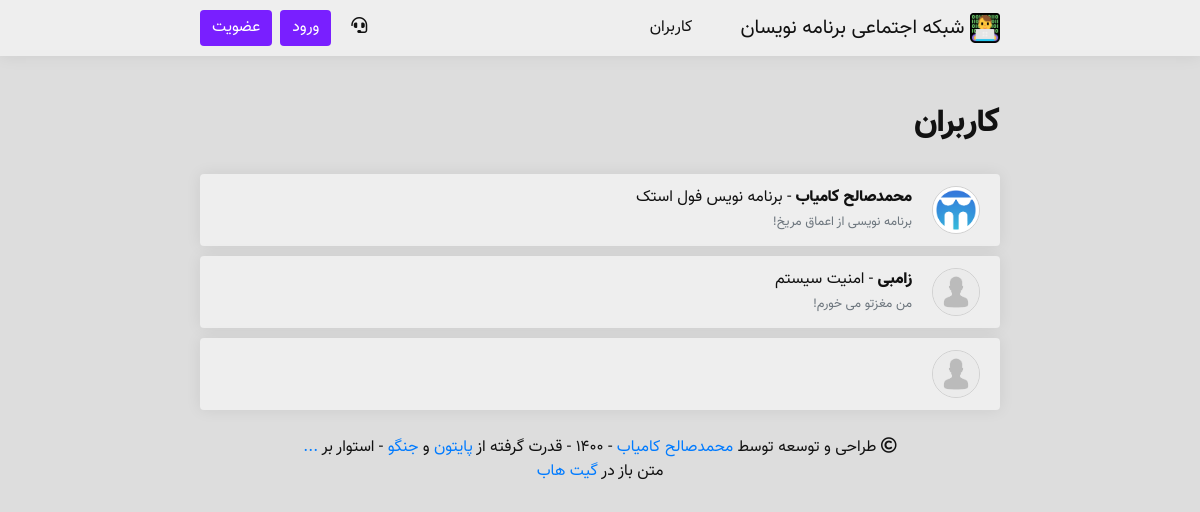
Before: /user/all/?page=1/ with the older database file.
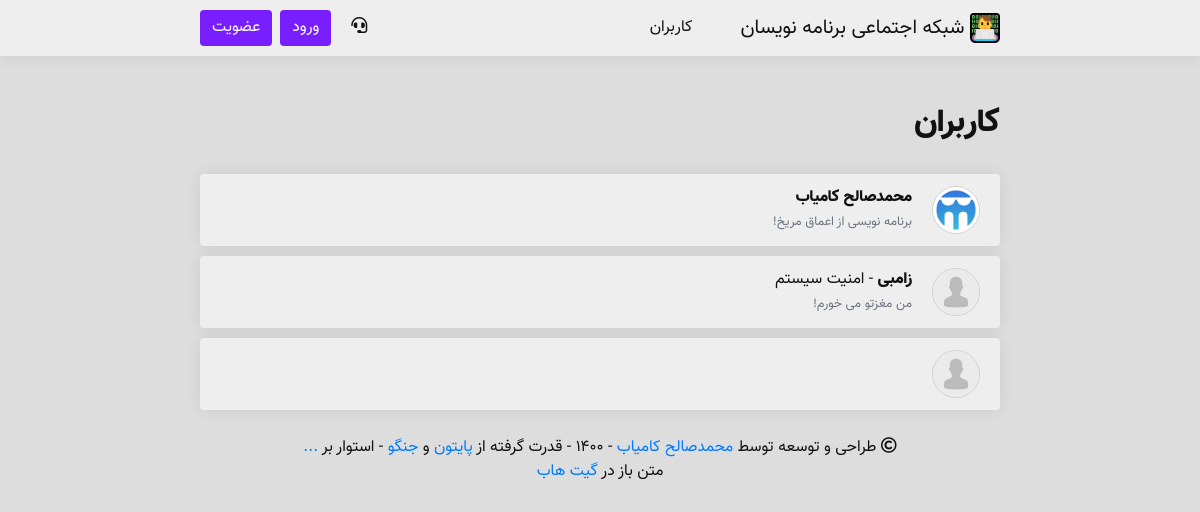
After: the same page with the newer database file.
### main/models.py (models this page shows, shortened)
class Person(models.Model):
    YEARS = []
    for year in range(1330, 1395):
        YEARS.append((str(year), str(year)),)
    YEARS = tuple(YEARS)
    user = models.OneToOneField(
        User,
        on_delete=models.CASCADE,
        null=True,
        verbose_name='کاربر'
    )
    username = models.CharField(
        max_length=50,
        verbose_name='نام کاربری'
    )
    avatar = models.ImageField(
        upload_to='avatars/',
        blank=True,
        verbose_name='آواتار'
    )
    name = models.CharField(
        max_length=50,
        verbose_name='نام'
    )
    public_email = models.CharField(
        max_length=100,
        null=True,
        blank=True,
        verbose_name='پست الکترونیک'
    )
    mobile = models.CharField(
        max_length=11,
        null=True,
        blank=True,
        verbose_name='شماره تماس'
    )
    description = models.CharField(
        max_length=200,
        null=True,
        blank=True,
        verbose_name='توضیحات'
    )
    year_of_born = models.CharField(
        max_length=4,
        choices=YEARS,
        null=True,
        blank=True,
        verbose_name='سال تولد'
    )
    gender = models.CharField(
        max_length=10,
        null=True,
        blank=True,
        verbose_name='جنسیت'
    )
    join_time = jmodels.jDateTimeField(
        default=timezone.now,
        verbose_name='زمان عضویت'
    )
    work = models.CharField(
        max_length=50,
        null=True,
        blank=True,
        verbose_name='تخصص'
    )
    skills = models.ManyToManyField(
        'Skill',
        blank=True,
        verbose_name='مهارت‌ها'
    )
    rezome = models.TextField(
        default='',
        null=True,
        blank=True,
        verbose_name='رزومه'
    )
    liked_posts = models.ManyToManyField(
        'Post',
        blank=True,
        verbose_name='لایک‌ها'
    )
    viewed_posts = models.ManyToManyField(
        'Post',
        related_name='views_post',
        blank=True,
        verbose_name='مطالب مشاهده شده'
    )
    following = models.ManyToManyField(
        'Person',
        blank=True,
        verbose_name='دنبال شوندگان'
    )
    len_following = models.CharField(
        max_length=10,
        default=0,
        verbose_name='تعداد دنبال شوندگان'
    )
    followers = models.ManyToManyField(
        'Person',
        related_name='folllowers',
        blank=True,
        verbose_name='دنبال کنندگان'
    )
    len_followers = models.CharField(
        max_length=10,
        default=0,
        verbose_name='تعداد دنبال کنندگان'
    )
    github = models.URLField(
        null=True,
        blank=True,
        verbose_name='گیت هاب'
    )
    gitlab = models.URLField(
        null=True,
        blank=True,
        verbose_name='گیت لب'
    )
    stackowerflow = models.URLField(
        null=True,
        blank=True,
        verbose_name='استک اورفلو'
    )
    linkedin = models.URLField(
        null=True,
        blank=True,
        verbose_name='لینکدین'
    )
    dev = models.URLField(
        null=True,
        blank=True,
        verbose_name='جامعه دِو'
    )
    website = models.URLField(
        null=True,
        blank=True,
        verbose_name='وبسایت'
    )
    class Meta:
        verbose_name = 'فرد'
        verbose_name_plural = 'افراد'

### persons/views.py (the view)
# urls.py: path('all/?page=<int:page>/', views.all_persons, name = 'all_persons'),
def all_persons(request, page):
    authenticated_user = get_authenticated_user(request)
    persons = Person.objects.all() # Get all persons
    paginate = Paginator(persons, 3)
    context = {
        'authenticated_user': authenticated_user,
        'new_notifications': get_new_notifications(authenticated_user),
        'persons': paginate.page(page),
        'current_url': str('/user/all/%3Fpage=1/').replace('/', '%2F'),
    }
    return render(request, 'person/list.html', context)

### main/functions.py (called while the page is built, shortened)
def get_authenticated_user(request):
    if request.user.is_authenticated:
        return Person.objects.get(username=request.user.username)
    return None

def get_new_notifications(authenticated_user):
    return 0

### media/template/person/list.html (shortened to what this page needs)
{% extends 'main.html' %}
{% load static %}
{% block body %}
<h2>کاربران</h2><br/>
<ul class="infinite-container" style="list-style-type: none; padding-right: 0;">
    {% for person in persons.object_list %}
        <li class="infinite-item">
            <div class="body  border-gray">
                <div style="display: table;">
                    <div style="display: inline-block;">
                        <a href="{% url 'person:profile_detail' person.username %}">
                            {% if person.avatar.url != None %}
                                <img class="avatar border-gray " src="{{ person.avatar.url }}" width="48px" height="48px" class=" border-gray" style="border-style: solid; border-width: 1px;">
                            {% else %}
                                <img class="avatar  border-gray" type="button" src="/cloud/avatars/default_avatar.png/" width="48px" height="48px" style="border-style: solid; border-width: 1px;">
                            {% endif %}
                        </a>
                    </div>
                    <div style="display: table-cell; vertical-align: middle; padding-right: 20px;">
                        <p style="margin-bottom: 0;">
                            <a class="person-name" href="{% url 'person:profile_detail' person.username %}">
                                {{ person.name }}
                            </a>
                            {% if person.work != None %}
                                - {{ person.work }}
                            {% endif %}
                        </p>
                        {% if person.description != None %}
                            <small class="text-muted">{{ person.description }}</small>
                        {% endif %}
                    </div>
                </div>
            </div>
        </li>
    {% endfor %}
</ul>
{% endblock %}

Changed rows visible on the page:
changed Person "محمدصالح کامیاب": work "برنامه نویس فول استک" → (not shown)
